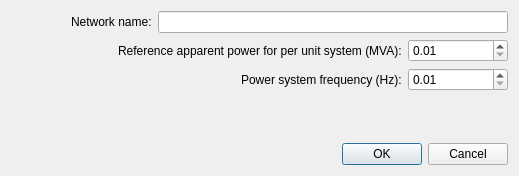
<?xml version="1.0" encoding="UTF-8"?>
<ui version="4.0">
 <class>Dialog</class>
 <widget class="QDialog" name="Dialog">
  <property name="geometry">
   <rect>
    <x>0</x>
    <y>0</y>
    <width>519</width>
    <height>176</height>
   </rect>
  </property>
  <property name="minimumSize">
   <size>
    <width>519</width>
    <height>176</height>
   </size>
  </property>
  <property name="maximumSize">
   <size>
    <width>519</width>
    <height>176</height>
   </size>
  </property>
  <property name="windowTitle">
   <string>Network settings</string>
  </property>
  <layout class="QVBoxLayout" name="verticalLayout">
   <item>
    <layout class="QHBoxLayout" name="horizontalLayout">
     <item>
      <spacer name="horizontalSpacer">
       <property name="orientation">
        <enum>Qt::Horizontal</enum>
       </property>
       <property name="sizeHint" stdset="0">
        <size>
         <width>40</width>
         <height>20</height>
        </size>
       </property>
      </spacer>
     </item>
     <item>
      <widget class="QLabel" name="label">
       <property name="text">
        <string>Network name:</string>
       </property>
      </widget>
     </item>
     <item>
      <widget class="QLineEdit" name="name">
       <property name="minimumSize">
        <size>
         <width>350</width>
         <height>0</height>
        </size>
       </property>
      </widget>
     </item>
    </layout>
   </item>
   <item>
    <layout class="QHBoxLayout" name="horizontalLayout_2">
     <item>
      <spacer name="horizontalSpacer_2">
       <property name="orientation">
        <enum>Qt::Horizontal</enum>
       </property>
       <property name="sizeHint" stdset="0">
        <size>
         <width>40</width>
         <height>20</height>
        </size>
       </property>
      </spacer>
     </item>
     <item>
      <widget class="QLabel" name="label_2">
       <property name="text">
        <string>Reference apparent power for per unit system (MVA):</string>
       </property>
      </widget>
     </item>
     <item>
      <widget class="QDoubleSpinBox" name="sn_mva">
       <property name="minimumSize">
        <size>
         <width>100</width>
         <height>0</height>
        </size>
       </property>
       <property name="maximumSize">
        <size>
         <width>100</width>
         <height>16777215</height>
        </size>
       </property>
       <property name="minimum">
        <double>0.010000000000000</double>
       </property>
       <property name="maximum">
        <double>500000.000000000000000</double>
       </property>
      </widget>
     </item>
    </layout>
   </item>
   <item>
    <layout class="QHBoxLayout" name="horizontalLayout_3">
     <item>
      <spacer name="horizontalSpacer_3">
       <property name="orientation">
        <enum>Qt::Horizontal</enum>
       </property>
       <property name="sizeHint" stdset="0">
        <size>
         <width>40</width>
         <height>20</height>
        </size>
       </property>
      </spacer>
     </item>
     <item>
      <widget class="QLabel" name="label_3">
       <property name="text">
        <string>Power system frequency (Hz):</string>
       </property>
      </widget>
     </item>
     <item>
      <widget class="QDoubleSpinBox" name="f_hz">
       <property name="minimumSize">
        <size>
         <width>100</width>
         <height>0</height>
        </size>
       </property>
       <property name="maximumSize">
        <size>
         <width>100</width>
         <height>16777215</height>
        </size>
       </property>
       <property name="minimum">
        <double>0.010000000000000</double>
       </property>
       <property name="maximum">
        <double>1000.000000000000000</double>
       </property>
       <property name="singleStep">
        <double>10.000000000000000</double>
       </property>
      </widget>
     </item>
    </layout>
   </item>
   <item>
    <spacer name="verticalSpacer">
     <property name="orientation">
      <enum>Qt::Vertical</enum>
     </property>
     <property name="sizeHint" stdset="0">
      <size>
       <width>20</width>
       <height>40</height>
      </size>
     </property>
    </spacer>
   </item>
   <item>
    <widget class="QDialogButtonBox" name="buttonBox">
     <property name="orientation">
      <enum>Qt::Horizontal</enum>
     </property>
     <property name="standardButtons">
      <set>QDialogButtonBox::Cancel|QDialogButtonBox::Ok</set>
     </property>
    </widget>
   </item>
  </layout>
 </widget>
 <resources/>
 <connections>
  <connection>
   <sender>buttonBox</sender>
   <signal>accepted()</signal>
   <receiver>Dialog</receiver>
   <slot>accept()</slot>
   <hints>
    <hint type="sourcelabel">
     <x>248</x>
     <y>254</y>
    </hint>
    <hint type="destinationlabel">
     <x>157</x>
     <y>274</y>
    </hint>
   </hints>
  </connection>
  <connection>
   <sender>buttonBox</sender>
   <signal>rejected()</signal>
   <receiver>Dialog</receiver>
   <slot>reject()</slot>
   <hints>
    <hint type="sourcelabel">
     <x>316</x>
     <y>260</y>
    </hint>
    <hint type="destinationlabel">
     <x>286</x>
     <y>274</y>
    </hint>
   </hints>
  </connection>
 </connections>
</ui>
